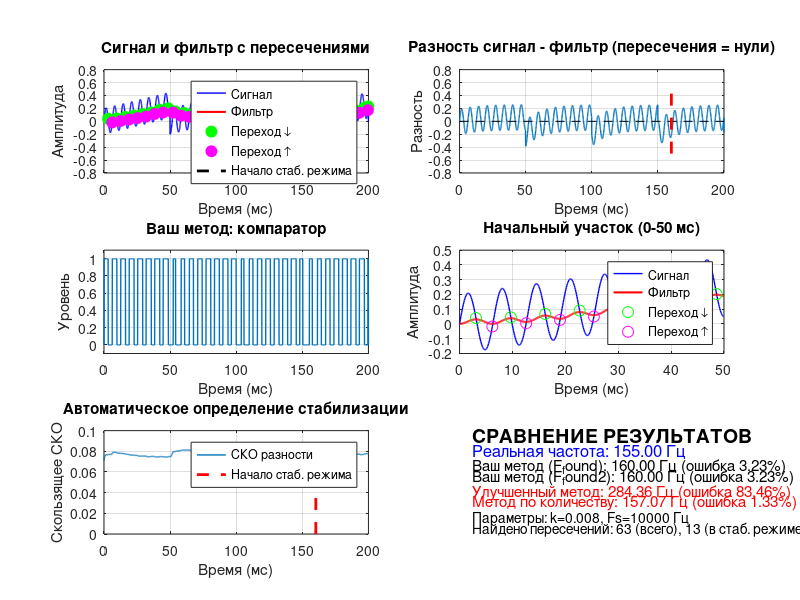

This figure's MATLAB source:
clc;
close all;
clear;

% Параметры
Fs = 10000;                  
t = (0:1/Fs:0.200)';
F = 155;  % изменено с 300 на 155
W2 = 2*pi*F;

% Генерация сигнала
noise = 0.0005 * (mod(0:length(t)-1, 500) + 1)';
Sin = 0.2 * sin(W2*t);  % Am2/5 = 0.2
Sig = Sin + noise;

% Фильтр экспоненциальный
k = 0.008;
filVal = zeros(size(Sig));
filVal(1) = Sig(1);
for i = 2:length(t)
    filVal(i) = filVal(i-1) + (Sig(i) - filVal(i-1)) * k;
end

%% УЛУЧШЕННЫЙ АЛГОРИТМ ПОДСЧЕТА ЧАСТОТЫ

% 1. Находим все пересечения (и сверху-вниз, и снизу-вверх)
crossings_down = [];  % переход сверху вниз
crossings_up = [];    % переход снизу вверх

for i = 1:length(Sig)-1
    if Sig(i) > filVal(i) && Sig(i+1) <= filVal(i+1)
        crossings_down = [crossings_down; i];
    elseif Sig(i) < filVal(i) && Sig(i+1) >= filVal(i+1)
        crossings_up = [crossings_up; i];
    end
end

% 2. Объединяем все пересечения
all_crossings = sort([crossings_down; crossings_up]);
all_crossings_times = t(all_crossings);

% 3. Автоматическое определение установившегося режима
% Находим момент, когда разница между сигналом и фильтром стабилизируется
diff_signal = abs(Sig - filVal);
window_size = 1000; % окно для поиска стабилизации
moving_std = movstd(diff_signal, window_size);
[~, stable_start_idx] = min(moving_std(window_size:end));
stable_start_idx = stable_start_idx + window_size - 1;
stable_start_time = t(stable_start_idx);

% 4. Берем только пересечения в установившемся режиме
stable_crossings = all_crossings_times(all_crossings_times > stable_start_time);
stable_crossings = stable_crossings(1:end-1); % убираем последнее

% 5. Расчет частоты по периодам
if length(stable_crossings) >= 3
    % Получаем полные периоды (каждые 2 пересечения = 1 период)
    periods = [];
    for i = 1:2:length(stable_crossings)-1
        if i+1 <= length(stable_crossings)
            periods = [periods; stable_crossings(i+1) - stable_crossings(i)];
        end
    end
    
    avg_period = mean(periods);
    F_found_improved = 1 / avg_period;
    
    % Альтернативный расчет через количество пересечений
    total_time = stable_crossings(end) - stable_crossings(1);
    F_found_from_count = (length(stable_crossings) - 1) / (2 * total_time);
else
    F_found_improved = 0;
    F_found_from_count = 0;
end

%% СРАВНЕНИЕ С ВАШИМ МЕТОДОМ

% ВАШ МЕТОД (оригинальный)
flag = 0;
count = 0;
count_one_period = 0;
for i = 1:length(Sig)
    if Sig(i) > filVal(i)
        if flag == 0
            count = count + 1;
            if i < 500
                count_one_period = count_one_period + 1;
            end
        end
        flag = 1;
    else
        flag = 0;
    end
end

F_found_old = count_one_period / 0.05;
F_found2_old = count / (4*0.05);

%% ВИЗУАЛИЗАЦИЯ

figure('Position', [100, 100, 1200, 800]);

% График 1: Сигнал и фильтр
subplot(3,2,1);
plot(t*1000, Sig, 'b', 'LineWidth', 1); hold on;
plot(t*1000, filVal, 'r', 'LineWidth', 1.5);
plot(t(crossings_down)*1000, Sig(crossings_down), 'go', 'MarkerSize', 8, 'MarkerFaceColor', 'g');
plot(t(crossings_up)*1000, Sig(crossings_up), 'mo', 'MarkerSize', 8, 'MarkerFaceColor', 'm');
plot([stable_start_time*1000, stable_start_time*1000], [-0.5, 0.5], 'k--', 'LineWidth', 2);
grid on;
xlabel('Время (мс)');
ylabel('Амплитуда');
title('Сигнал и фильтр с пересечениями');
legend('Сигнал', 'Фильтр', 'Переход ↓', 'Переход ↑', 'Начало стаб. режима', 'Location', 'best');
xlim([0, 200]);

% График 2: Разность сигнала и фильтра
subplot(3,2,2);
plot(t*1000, Sig - filVal, 'LineWidth', 1);
hold on;
plot([0, 200], [0, 0], 'k--');
plot([stable_start_time*1000, stable_start_time*1000], [-0.5, 0.5], 'r--', 'LineWidth', 2);
grid on;
xlabel('Время (мс)');
ylabel('Разность');
title('Разность сигнал - фильтр (пересечения = нули)');
xlim([0, 200]);

% График 3: Ваш метод (компаратор)
subplot(3,2,3);
comp = zeros(size(Sig));
for i = 1:length(Sig)
    comp(i) = Sig(i) > filVal(i);
end
plot(t*1000, comp, 'LineWidth', 1);
grid on;
xlabel('Время (мс)');
ylabel('Уровень');
title('Ваш метод: компаратор');
ylim([-0.1, 1.1]);
xlim([0, 200]);

% График 4: Начальный участок (детали)
subplot(3,2,4);
plot(t(1:500)*1000, Sig(1:500), 'b', 'LineWidth', 1); hold on;
plot(t(1:500)*1000, filVal(1:500), 'r', 'LineWidth', 1.5);
plot(t(crossings_down(crossings_down<=500))*1000, Sig(crossings_down(crossings_down<=500)), 'go', 'MarkerSize', 8);
plot(t(crossings_up(crossings_up<=500))*1000, Sig(crossings_up(crossings_up<=500)), 'mo', 'MarkerSize', 8);
grid on;
xlabel('Время (мс)');
ylabel('Амплитуда');
title('Начальный участок (0-50 мс)');
legend('Сигнал', 'Фильтр', 'Переход ↓', 'Переход ↑', 'Location', 'best');

% График 5: Стабилизация сигнала
subplot(3,2,5);
plot(t*1000, moving_std, 'LineWidth', 1);
hold on;
plot([stable_start_time*1000, stable_start_time*1000], [0, max(moving_std)], 'r--', 'LineWidth', 2);
grid on;
xlabel('Время (мс)');
ylabel('Скользящее СКО');
title('Автоматическое определение стабилизации');
legend('СКО разности', 'Начало стаб. режима');

% График 6: Результаты
subplot(3,2,6);
axis off;
text(0.05, 0.95, 'СРАВНЕНИЕ РЕЗУЛЬТАТОВ', 'FontSize', 14, 'FontWeight', 'bold');
text(0.05, 0.80, sprintf('Реальная частота: %.2f Гц', F), 'FontSize', 12, 'Color', 'b');
text(0.05, 0.65, sprintf('Ваш метод (F_found): %.2f Гц (ошибка %.2f%%)', ...
    F_found_old, abs(F_found_old-F)/F*100), 'FontSize', 11);
text(0.05, 0.55, sprintf('Ваш метод (F_found2): %.2f Гц (ошибка %.2f%%)', ...
    F_found2_old, abs(F_found2_old-F)/F*100), 'FontSize', 11);
text(0.05, 0.40, sprintf('Улучшенный метод: %.2f Гц (ошибка %.2f%%)', ...
    F_found_improved, abs(F_found_improved-F)/F*100), 'FontSize', 11, 'Color', 'r');
text(0.05, 0.30, sprintf('Метод по количеству: %.2f Гц (ошибка %.2f%%)', ...
    F_found_from_count, abs(F_found_from_count-F)/F*100), 'FontSize', 11, 'Color', 'r');
text(0.05, 0.15, sprintf('Параметры: k=%.3f, Fs=%d Гц', k, Fs), 'FontSize', 10);
text(0.05, 0.05, sprintf('Найдено пересечений: %d (всего), %d (в стаб. режиме)', ...
    length(all_crossings), length(stable_crossings)), 'FontSize', 10);

fprintf('\n=== РЕЗУЛЬТАТЫ АНАЛИЗА ===\n');
fprintf('Реальная частота: %.2f Гц\n', F);
fprintf('Ваш метод F_found: %.2f Гц (ошибка: %.2f%%)\n', F_found_old, abs(F_found_old-F)/F*100);
fprintf('Ваш метод F_found2: %.2f Гц (ошибка: %.2f%%)\n', F_found2_old, abs(F_found2_old-F)/F*100);
fprintf('Улучшенный метод: %.2f Гц (ошибка: %.2f%%)\n', F_found_improved, abs(F_found_improved-F)/F*100);
